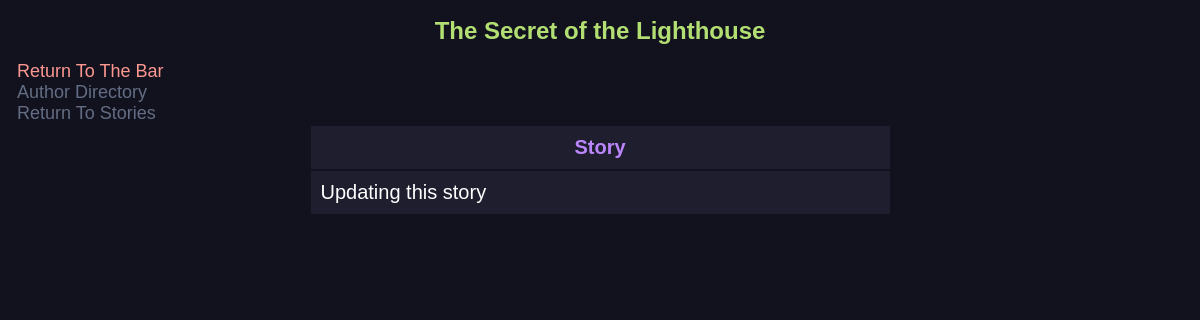
Page /viewstory/1 on the earlier database version.
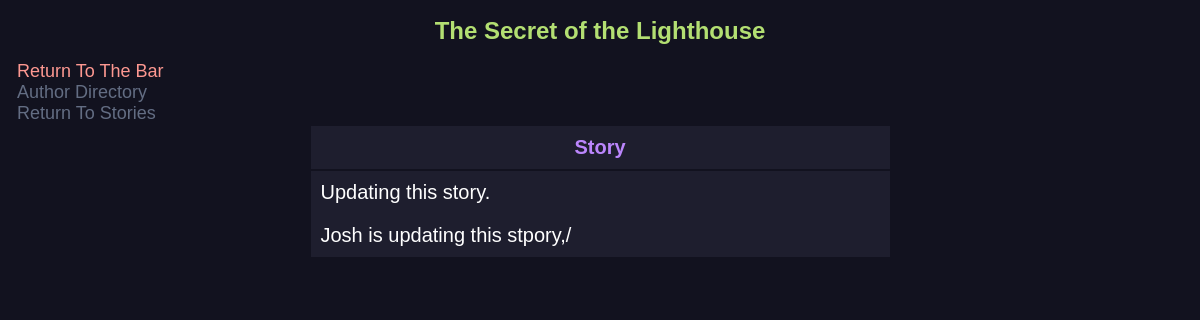
Same page on the later database version.
### main.py (models this page shows, shortened)
class NewStory(db.Model):
    id = db.Column(db.Integer, primary_key=True)
    title = db.Column(db.String(200), nullable=False)
    genre = db.Column(db.String(200), nullable=True)
    content = db.Column(db.Text, nullable=False)
    date_created = db.Column(db.DateTime, default=datetime.utcnow)
    author_id = db.Column(db.Integer, db.ForeignKey('user.id'), nullable=False)
    current_version_id = db.Column(db.Integer, db.ForeignKey('new_version.id'), nullable=True)
    __table_args__ = (
        ForeignKeyConstraint(['author_id'], ['user.id'], name='fk_new_story_author_id'),
        ForeignKeyConstraint(['current_version_id'], ['new_version.id'], name='fk_new_story_current_version_id')
    )
    current_version = db.relationship('NewVersion', foreign_keys=[current_version_id], post_update=True)
    versions = db.relationship('NewVersion', backref='story', lazy=True, foreign_keys='NewVersion.story_id')

### main.py (the view)
@app.route('/viewstory/<int:id>', methods=['GET'])
def view_story(id):
    story = NewStory.query.get_or_404(id)
    return render_template('view_story.html', story=story, current_user=current_user)

### templates/view_story.html (shortened to what this page needs)
<link rel="stylesheet" href="{{ url_for('static', filename='css/read_story.css') }}">
{% block body %}
<div class="content">
	<h1 style="text-align: center;">{{ story.title }}</h1>
	<div>
		<a href="/" class="return-to-bar">Return To The Bar</a>
	</div>
	<div>
		<a href="/user_dir/" class="button">Author Directory</a>
	</div>
	<div>
		<a href="/story_db/" class="button">Return To Stories</a>
	</div>
	<table class="center-table">
		<tr>
			<th>Story</th>
		</tr>
		<tr>
			<td>{{ story.content|safe }}</td>
		</tr>
	</table>
</div>
{% endblock %}

Differences in the rows shown:
changed NewStory "The Secret of the Lighthouse": content "Updating this story" → "Updating this story. Josh is updating this stpory,/"
